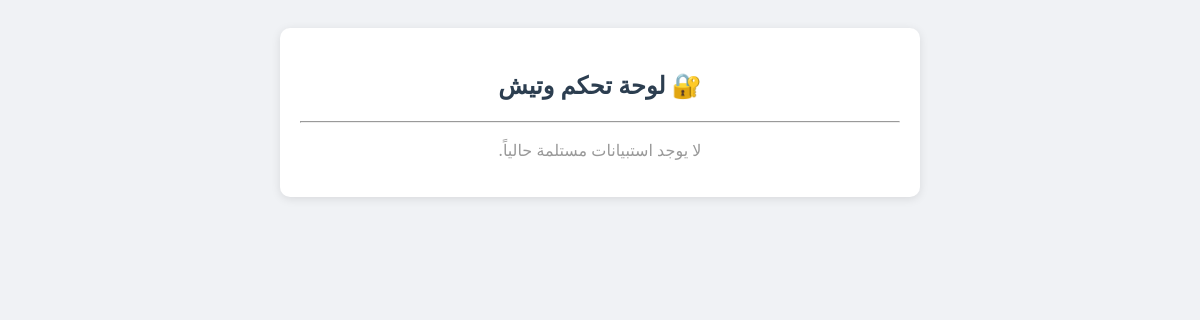
/admin, run on an earlier commit of the app's database.
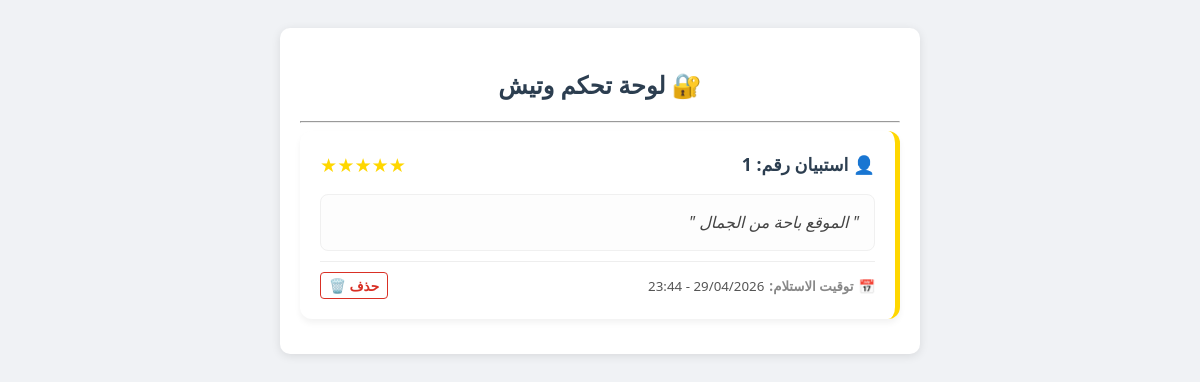
And on a later commit of the database.
### CURRENCY_PRICES.py (models this page shows)
class Survey(db.Model):
    id = db.Column(db.Integer, primary_key=True)
    feedback = db.Column(db.Text)
    created_at = db.Column(db.DateTime, default=datetime.utcnow)

### CURRENCY_PRICES.py (the view)
@app.route('/admin') # أو الرابط اللي بتستخدمه
def admmin():
    conn = sqlite3.connect('wateesh.db')
    conn.row_factory = sqlite3.Row
    query = """
    SELECT id, feedback, rating,
    strftime('%d/%m/%Y - %H:%M', created_at) as created_at
    FROM survey ORDER BY id DESC
    """
    surveys = conn.execute(query).fetchall()
    conn.close()
    return render_template('admin.html', surveys=surveys)

### templates/admin.html (shortened to what this page needs)
<!DOCTYPE html>
<html lang="ar" dir="rtl">
<head>
</head>
<body>
<div class="card">
    <h2 style="text-align: center; color: #2c3e50;">🔐 لوحة تحكم وتيش</h2>
    <hr>
    {% for item in surveys %}
    <div class="survey-item" style="direction: rtl; text-align: right; border-right: 5px solid #FFD700; background: #fff; padding: 20px; margin-bottom: 15px; border-radius: 12px; box-shadow: 0 4px 6px rgba(0,0,0,0.05); position: relative;">
        <div style="display: flex; justify-content: space-between; align-items: center; margin-bottom: 15px;">
            <div style="display: flex; align-items: center; gap: 10px;">
                <strong style="font-size: 1.1rem; color: #2c3e50;">👤 استبيان رقم: {{ item['id'] }}</strong>
            </div>
            <div style="color: #FFD700; font-size: 1.2rem; direction: ltr;">
                {% for i in range(item['rating']|int) %}★{% endfor %}
            </div>
        </div>
        <p style="background: #fdfdfd; padding: 15px; border-radius: 8px; border: 1px solid #f0f0f0; color: #444; font-style: italic; line-height: 1.6; margin-bottom: 10px;">
            " {{ item['feedback'] }} "
        </p>
        <div style="display: flex; justify-content: space-between; align-items: center; margin-top: 10px; border-top: 1px solid #eee; padding-top: 10px;">
            <small style="color: #888; display: flex; align-items: center; gap: 5px;">
                📅 <strong>توقيت الاستلام:</strong>
                <span style="color: #555;">{{ item['date_formatted'] if item['date_formatted'] else item['created_at'] }}</span>
            </small>
            <a href="{{ url_for('delete_survey', id=item['id']) }}" class="btn-delete" onclick="return confirm('عايز تحذف الرأي ده؟')">حذف 🗑️</a>
        </div>
    </div>
    {% else %}
        <p style="text-align: center; color: #999;">لا يوجد استبيانات مستلمة حالياً.</p>
    {% endfor %}
</div>
</body>
</html>

### templates/admin.html (style rules this page uses)
body { font-family: 'Segoe UI', Tahoma, sans-serif; background: #f0f2f5; padding: 20px; direction: rtl; }
.card { background: white; padding: 20px; border-radius: 10px; box-shadow: 0 2px 10px rgba(0,0,0,0.1); max-width: 600px; margin: auto; }
.btn-delete { color: #d93025; text-decoration: none; font-size: 0.85em; font-weight: bold; border: 1px solid #d93025; padding: 3px 8px; border-radius: 4px; transition: 0.3s; float: left; }

What changed in the data, as far as the page shows it:
added Survey: id "1", rating "5" (drawn), feedback "الموقع باحة من الجمال", item "29/04/2026 - 23:44"
Also different on the page:
text no longer shown: "لا يوجد استبيانات مستلمة حالياً."
